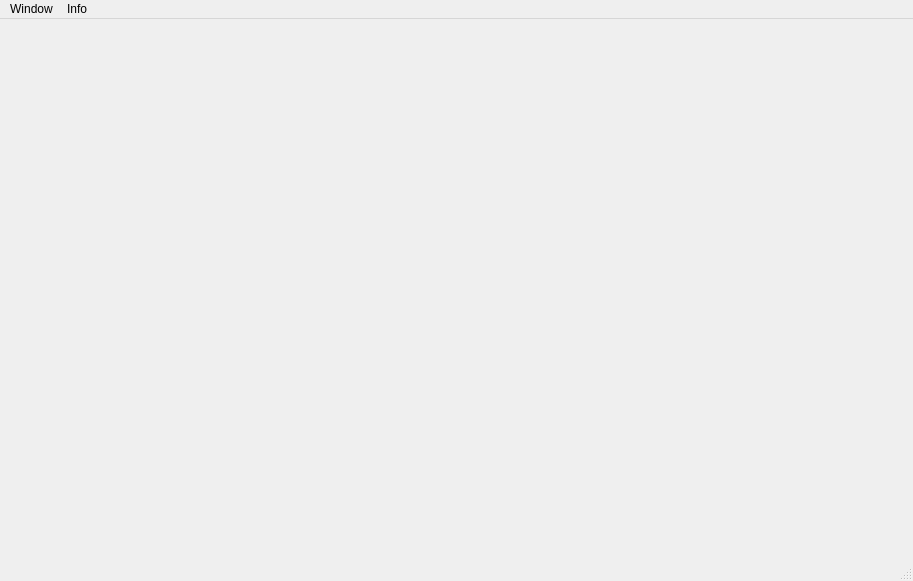
<?xml version="1.0" encoding="UTF-8"?>
<ui version="4.0">
 <class>MainWindow</class>
 <widget class="QMainWindow" name="MainWindow">
  <property name="geometry">
   <rect>
    <x>0</x>
    <y>0</y>
    <width>913</width>
    <height>581</height>
   </rect>
  </property>
  <property name="windowTitle">
   <string>CoreBoard</string>
  </property>
  <widget class="QWidget" name="centralwidget"/>
  <widget class="QMenuBar" name="menubar">
   <property name="geometry">
    <rect>
     <x>0</x>
     <y>0</y>
     <width>913</width>
     <height>22</height>
    </rect>
   </property>
   <widget class="QMenu" name="menuWindow">
    <property name="title">
     <string>Window</string>
    </property>
    <addaction name="actionView"/>
    <addaction name="actionEdit"/>
    <addaction name="actionImport"/>
   </widget>
   <widget class="QMenu" name="menuInfo">
    <property name="title">
     <string>Info</string>
    </property>
   </widget>
   <addaction name="menuWindow"/>
   <addaction name="menuInfo"/>
  </widget>
  <widget class="QStatusBar" name="statusbar"/>
  <action name="actionView">
   <property name="text">
    <string>Visualization</string>
   </property>
  </action>
  <action name="actionEdit">
   <property name="text">
    <string>Edit Layout</string>
   </property>
  </action>
  <action name="actionImport">
   <property name="text">
    <string>Open Layout</string>
   </property>
  </action>
 </widget>
 <resources/>
 <connections/>
</ui>
